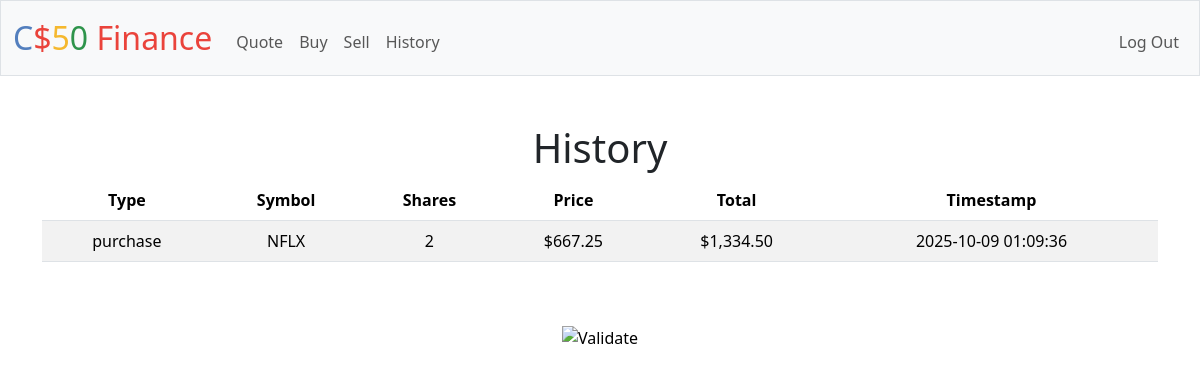
The app's page /history (signed in) with its own data.
### tables this page shows
CREATE TABLE "transactions" (id INTEGER PRIMARY KEY AUTOINCREMENT NOT NULL, user_id NOT NULL, symbol TEXT NOT NULL, shares INTEGER NOT NULL, price NUMERIC NOT NULL, timestamp DATETIME DEFAULT CURRENT_TIMESTAMP, type TEXT, FOREIGN KEY (user_id) REFERENCES users(id));

### app.py (the view)
@app.route("/history")
@login_required
def history():
    transactions = db.execute(
        "SELECT * FROM transactions WHERE user_id=? ORDER BY timestamp DESC", session["user_id"])
    return render_template("history.html", transactions=transactions)

### app.py (called while the page is built)
@app.after_request
def after_request(response):
    response.headers["Cache-Control"] = "no-cache, no-store, must-revalidate"
    response.headers["Expires"] = 0
    response.headers["Pragma"] = "no-cache"
    return response

### helpers.py (called while the page is built)
def login_required(f):
    @wraps(f)
    def decorated_function(*args, **kwargs):
        if session.get("user_id") is None:
            return redirect("/login")
        return f(*args, **kwargs)
    return decorated_function

def usd(value):
    return f"${value:,.2f}"

### templates/history.html (shortened to what this page needs)
{% extends "layout.html" %}
{% block main %}
    <h1>History</h1>
    <table class="table table-striped">
        <thead>
            <tr>
                <th>Type</th>
                <th>Symbol</th>
                <th>Shares</th>
                <th>Price</th>
                <th>Total</th>
                <th>Timestamp</th>
            </tr>
        </thead>
        <tbody>
            {% for transaction in transactions %}
            <tr>
                <td>{{ transaction.type }}</td>
                <td>{{ transaction.symbol }}</td>
                <td>{{ transaction.shares | abs}}</td>
                <td>{{ (transaction.price) | usd }}</td>
                <td>{{ (transaction.price * (transaction.shares | abs)) | usd }}</td>
                <td>{{ transaction.timestamp }}</td>
            </tr>
            {% endfor %}
        </tbody>
    </table>
{% endblock %}

### records on screen
transactions: price "$667.25", (transaction.price*(transaction.shares|abs))|usd "$1,334.50"
